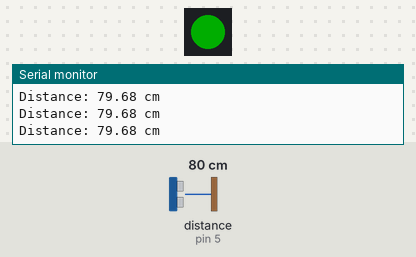
A sketch run on a simulated Arduino Mega 2560, built with avr-gcc and run on an emulated ATmega2560. Shown: 1 RGB LEDs in strip order, left to right, the last lines printed to the serial monitor. Wiring (inferred from the names in the program): ultrasonic range finder: trigger pin 4; echo pin 5. Inputs (shaded band) come from the test bench; at power-on: distance to the obstacle (sensor on pin 5) 80 cm. The echo pulse lasts 58.3 µs per cm; dim RGB values are drawn brighter than linear.

Above: at 1.2 s.
1.3 s: distance to the obstacle (sensor on pin 5) set to 22 cm
2.8 s: distance to the obstacle (sensor on pin 5) set to 19 cm
At 3.6 s:
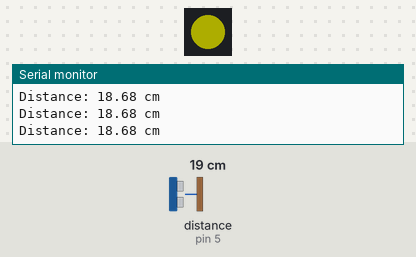
4.3 s: distance to the obstacle (sensor on pin 5) set to 12 cm
5.8 s: distance to the obstacle (sensor on pin 5) set to 10 cm
At 5.93 s:
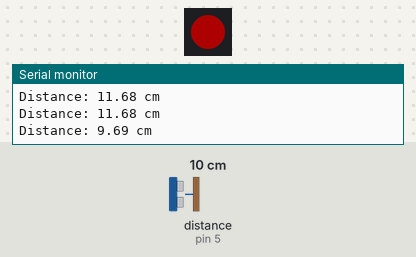
8.8 s: distance to the obstacle (sensor on pin 5) set to 2 cm
10.3 s: distance to the obstacle (sensor on pin 5) set to 18 cm
At 10.9 s:
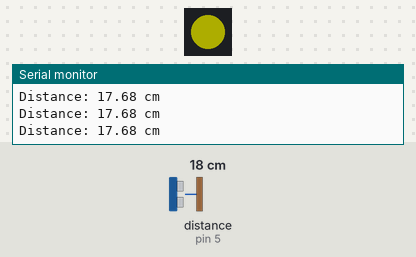
Timing chart, 0 to 12.8 s (numbered marks = the images above; inputs shaded):
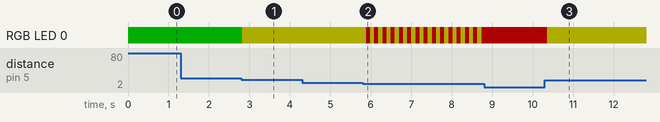

Measured:
- the behaviour switches between 21 and 20 cm on distance to the obstacle (sensor on pin 5) (found by bisection; images 0 and 1)
- the behaviour switches between 11 and 10 cm on distance to the obstacle (sensor on pin 5) (found by bisection; images 1 and 2)
- after the input at 2.8 s, RGB LED 0: RGB(0, 50, 0) → RGB(50, 50, 0) at once
- after the input at 5.8 s, RGB LED 0: alternates RGB(50, 50, 0) for 0.10 s and RGB(50, 0, 0) for 0.10 s, starting after 0.08 s
- after the input at 10.3 s, RGB LED 0: RGB(50, 0, 0) → RGB(50, 50, 0) after 0.06 s

The sketch:

HC-SR04_Ultrasonic_Distance_Sensor.ino
```cpp
#include <Adafruit_NeoPixel.h>
#define TRIG_PIN 4
#define ECHO_PIN 5
#define RGB_PIN 48 // Change to 38 if needed
Adafruit_NeoPixel pixel(1, RGB_PIN, NEO_GRB + NEO_KHZ800);

void setup() {
Serial.begin(115200);

pinMode(TRIG_PIN, OUTPUT);
pinMode(ECHO_PIN, INPUT);

pixel.begin();
pixel.setBrightness(50);
pixel.clear();
pixel.show();
}

float getDistanceCM() {
digitalWrite(TRIG_PIN, LOW);
delayMicroseconds(2);

digitalWrite(TRIG_PIN, HIGH);
delayMicroseconds(10);
digitalWrite(TRIG_PIN, LOW);

long duration = pulseIn(ECHO_PIN, HIGH, 30000); // 30 ms timeout

if (duration == 0) {
return -1; // No echo received
}
// Speed of sound in air ≈ 343 m/s at 20°C
// = 0.0343 cm/µs
// The pulse travels to the object and back,
// so divide by 2 to get the one-way distance.
return duration * 0.0343 / 2.0;
}

void loop() {
float distance = getDistanceCM();

Serial.print("Distance: ");
Serial.print(distance);
Serial.println(" cm");

if (distance > 0) {
if (distance <= 10) {
pixel.setPixelColor(0, pixel.Color(255, 0, 0)); // Red
}
else if (distance <= 20) {
pixel.setPixelColor(0, pixel.Color(255, 255, 0)); // Yellow
}
else {
pixel.setPixelColor(0, pixel.Color(0, 255, 0)); // Green
}
} else {
pixel.setPixelColor(0, pixel.Color(0, 0, 255)); // Blue = no echo
}

pixel.show();
delay(100);
}
```
